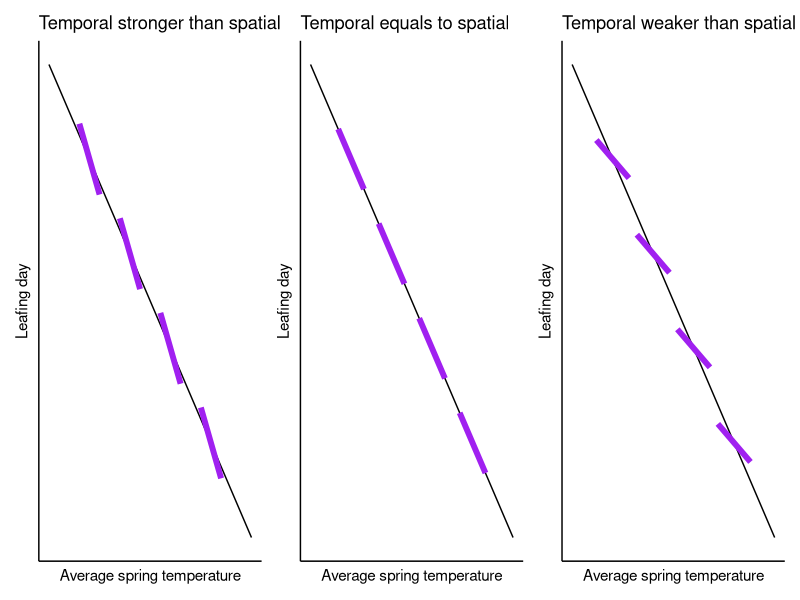

Write the R code that produced this figure.
library(tidyverse)

# Combined data frame
black <- data.frame(x = c(0, 1), y = c(1, 0), color = "black")
purple_center <- data.frame(x = seq(0.2, 0.8, by = 0.2), y = 1 - seq(0.2, 0.8, by = 0.2))

# Function to calculate line segments
calculate_segments <- function(center, slope, length) {
  start_x <- center$x - length / 2 * cos(atan(slope))
  start_y <- center$y - length / 2 * sin(atan(slope))
  end_x <- center$x + length / 2 * cos(atan(slope))
  end_y <- center$y + length / 2 * sin(atan(slope))
  
  tibble(start_x = start_x, start_y = start_y, end_x = end_x, end_y = end_y)
}

# Apply the function to all centers
segments_1 <- bind_rows(lapply(1:nrow(purple_center), function(i) 
  calculate_segments(purple_center[i, ], -1.5, 0.18)))
segments_2 <- bind_rows(lapply(1:nrow(purple_center), function(i) 
  calculate_segments(purple_center[i, ], -1, 0.18)))
segments_3 <- bind_rows(lapply(1:nrow(purple_center), function(i) 
  calculate_segments(purple_center[i, ], -0.5, 0.18)))
# Plot
p1 <- ggplot(mapping = aes(x = x, y = y)) + 
  geom_line(data = black, aes(group = 1), color = "black") +
  geom_segment(data = segments_1, aes(x = start_x, y = start_y, xend = end_x, yend = end_y), color = "purple", size = 2) +
  xlab("Average spring temperature") +
  ylab("Leafing day") +
  ggtitle("Temporal stronger than spatial") +
  theme_classic() + 
  theme(axis.text.x = element_blank(), 
        axis.text.y = element_blank(),
        axis.ticks = element_blank(),
        axis.line = element_line(color = "black"))
p2 <- ggplot(mapping = aes(x = x, y = y)) + 
  geom_line(data = black, aes(group = 1), color = "black") +
  geom_segment(data = segments_2, aes(x = start_x, y = start_y, xend = end_x, yend = end_y), color = "purple", size = 2) +
  xlab("Average spring temperature") +
  ylab("Leafing day") +
  ggtitle("Temporal equals to spatial") +
  theme_classic() + 
  theme(axis.text.x = element_blank(), 
        axis.text.y = element_blank(),
        axis.ticks = element_blank(),
        axis.line = element_line(color = "black"))
p3 <-  ggplot(mapping = aes(x = x, y = y)) + 
  geom_line(data = black, aes(group = 1), color = "black") +
  geom_segment(data = segments_3, aes(x = start_x, y = start_y, xend = end_x, yend = end_y), color = "purple", size = 2) +
  xlab("Average spring temperature") +
  ylab("Leafing day") +
  ggtitle("Temporal weaker than spatial") +
  theme_classic() + 
  theme(axis.text.x = element_blank(), 
        axis.text.y = element_blank(),
        axis.ticks = element_blank(),
        axis.line = element_line(color = "black"))
library(patchwork)
p1+p2+p3